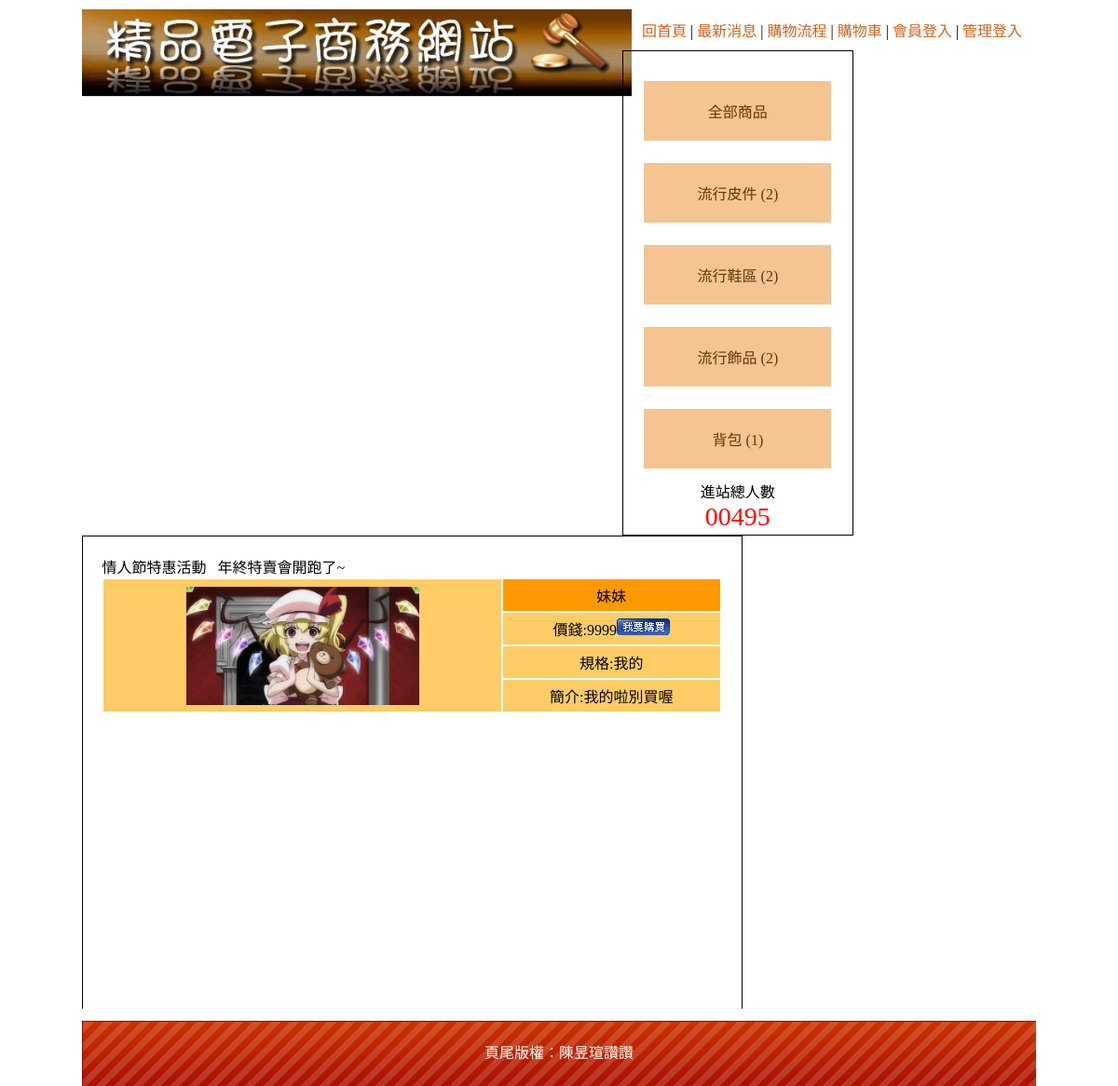
Page /index.php?do=item&item2=3 on the committed database.
### tables this page shows
CREATE TABLE `item_1` (
  `item_1_seq` int(10) UNSIGNED NOT NULL,
  `item_1_txt` text NOT NULL
);

CREATE TABLE `item_3` (
  `item_3_seq` int(10) UNSIGNED NOT NULL,
  `item_3_name` text NOT NULL,
  `item_3_price` int(10) NOT NULL,
  `item_3_type` text NOT NULL,
  `item_3_howmuch` int(10) NOT NULL,
  `item_3_photo` text NOT NULL,
  `item_3_introduce` text NOT NULL,
  `item_3_i1` int(10) NOT NULL,
  `item_3_i2` int(10) NOT NULL,
  `item_3_display` int(2) NOT NULL
);

CREATE TABLE `a_bot` (
  `a_bot_seq` int(10) NOT NULL,
  `a_bot_con` text NOT NULL
);

### indexleft.php (the view, shortened to what this page needs)
<?php
    $sql = "select * from item_1";
    $c1  = mysqli_query($link,$sql);
    $c2  = mysqli_fetch_assoc($c1);
?>
<table width="100%" border="0" align="center" cellpadding="2" cellspacing="0">
<tr>
    <td align="center" bgcolor=""><a href="/?do=all">全部商品</a></td>
  </tr>
  <?php do{
      $sqll = "select * from item_2 where item_2_i1 = '".$c2["item_1_seq"]."'";
      $cc1  = mysqli_query($link,$sqll);
      $row  = mysqli_num_rows($cc1);
      ?>
  <tr>
    <td align="center" class="aa" ><a href="index.php?do=item&item1=<?=$c2["item_1_seq"]?>"> <?=$c2["item_1_txt"]?> (<?=$row?>) </a>
    </td>
  </tr>
  <?php }while($c2  = mysqli_fetch_assoc($c1)) ?>
</table>

### itemlist.php (shortened to what this page needs)
<?php
if (!empty($_GET["item2"])){
    $sql = "select * from item_3 where item_3_i2 = '".$_GET["item2"]."' and item_3_display = '1'" ;
    $c1  = mysqli_query($link,$sql);
    $c2  = mysqli_fetch_assoc($c1);
    $row = mysqli_num_rows($c1);
    }
?>
<table width="100%" border="0" align="center" cellpadding="5" cellspacing="2">
<div style="overflow:auto;" >
<?php do{
    if($row == 0){
        echo "抱歉 此區尚無商品";
    }else{
    ?>
  <tr>
    <td rowspan="4" align="center" valign="middle" bgcolor="#FFCC66"><a href="index.php?do=data&item3=<?=$c2["item_3_seq"]?> "><img src="img/<?=$c2["item_3_photo"]?>" width="250"></a></td>
    <td align="center" valign="middle" bgcolor="#FF9900"><?=$c2["item_3_name"]?></td>
  </tr>
  <tr>
    <td align="center" valign="middle" bgcolor="#FFCC66">價錢:<?=$c2["item_3_price"]?><a href="index.php?do=data&item3=<?=$c2["item_3_seq"]?>"><img src="img/0402.jpg"></a></td>
  </tr>
  <tr>
    <td align="center" valign="middle" bgcolor="#FFCC66">規格:<?=$c2["item_3_type"]?></td>
  </tr>
  <tr>
    <td align="center" valign="middle" bgcolor="#FFCC66">簡介:<?=$c2["item_3_introduce"]?></td>
  </tr>
  </div>
  <?php } }while($c2  = mysqli_fetch_assoc($c1)) ?>
</table>

### footer.php
<?php
$sql = "select * from a_bot";
$c1  = mysqli_query($link,$sql);
$c2  = mysqli_fetch_assoc($c1);
echo $c2["a_bot_con"];
?>

### home_files/css.css (style rules this page uses)
body { font-family:"微軟正黑體"; }
#left a { display:block; padding:20px 5px 20px 5px; text-decoration:none; background:#F4C591; margin:10px auto 10px auto; color:#65350A; }

### rows in the picture
item_1: item_1_txt "流行皮件", row "2"
item_1: item_1_txt "流行鞋區", row "2"
item_1: item_1_txt "流行飾品", row "2"
item_1: item_1_txt "背包", row "1"
item_3: item_3_photo (picture), item_3_name "妹妹", item_3_price "9999", item_3_type "我的", item_3_introduce "我的啦別買喔"
a_bot: a_bot_con "頁尾版權：陳昱瑄讚讚"
